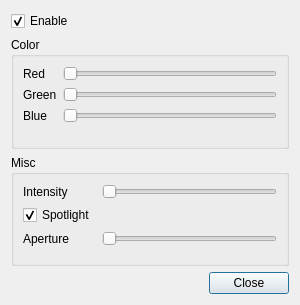
<?xml version="1.0" encoding="UTF-8"?>
<ui version="4.0">
 <class>LightDialog</class>
 <widget class="QDialog" name="LightDialog">
  <property name="geometry">
   <rect>
    <x>0</x>
    <y>0</y>
    <width>300</width>
    <height>305</height>
   </rect>
  </property>
  <property name="windowTitle">
   <string>Light Panel</string>
  </property>
  <layout class="QVBoxLayout" name="verticalLayout_2">
   <item>
    <widget class="QCheckBox" name="chkEnable">
     <property name="text">
      <string>Enable</string>
     </property>
     <property name="checked">
      <bool>true</bool>
     </property>
    </widget>
   </item>
   <item>
    <widget class="QGroupBox" name="pnlColor">
     <property name="title">
      <string>Color</string>
     </property>
     <layout class="QFormLayout" name="formLayout">
      <item row="0" column="0">
       <widget class="QLabel" name="lblRed">
        <property name="text">
         <string>Red</string>
        </property>
       </widget>
      </item>
      <item row="2" column="0">
       <widget class="QLabel" name="lblGreen">
        <property name="text">
         <string>Green</string>
        </property>
       </widget>
      </item>
      <item row="4" column="0">
       <widget class="QLabel" name="lblBlue">
        <property name="text">
         <string>Blue</string>
        </property>
       </widget>
      </item>
      <item row="0" column="1">
       <widget class="QSlider" name="sldRed">
        <property name="orientation">
         <enum>Qt::Horizontal</enum>
        </property>
       </widget>
      </item>
      <item row="2" column="1">
       <widget class="QSlider" name="sldGreen">
        <property name="orientation">
         <enum>Qt::Horizontal</enum>
        </property>
       </widget>
      </item>
      <item row="4" column="1">
       <widget class="QSlider" name="sldBlue">
        <property name="orientation">
         <enum>Qt::Horizontal</enum>
        </property>
       </widget>
      </item>
     </layout>
    </widget>
   </item>
   <item>
    <widget class="QGroupBox" name="pnlMisc">
     <property name="title">
      <string>Misc</string>
     </property>
     <layout class="QFormLayout" name="formLayout_2">
      <item row="0" column="0">
       <widget class="QLabel" name="lblIntensity">
        <property name="text">
         <string>Intensity</string>
        </property>
       </widget>
      </item>
      <item row="2" column="0">
       <widget class="QLabel" name="lblAperture">
        <property name="text">
         <string>Aperture</string>
        </property>
       </widget>
      </item>
      <item row="0" column="1">
       <widget class="QSlider" name="sldIntensity">
        <property name="orientation">
         <enum>Qt::Horizontal</enum>
        </property>
       </widget>
      </item>
      <item row="2" column="1">
       <widget class="QSlider" name="sldAperture">
        <property name="orientation">
         <enum>Qt::Horizontal</enum>
        </property>
       </widget>
      </item>
      <item row="1" column="0">
       <widget class="QCheckBox" name="chkSpot">
        <property name="text">
         <string>Spotlight</string>
        </property>
        <property name="checked">
         <bool>true</bool>
        </property>
       </widget>
      </item>
     </layout>
    </widget>
   </item>
   <item>
    <widget class="QDialogButtonBox" name="grpButtons">
     <property name="orientation">
      <enum>Qt::Horizontal</enum>
     </property>
     <property name="standardButtons">
      <set>QDialogButtonBox::Close</set>
     </property>
    </widget>
   </item>
  </layout>
 </widget>
 <tabstops>
  <tabstop>chkEnable</tabstop>
  <tabstop>sldRed</tabstop>
  <tabstop>sldGreen</tabstop>
  <tabstop>sldBlue</tabstop>
  <tabstop>sldIntensity</tabstop>
  <tabstop>chkSpot</tabstop>
  <tabstop>sldAperture</tabstop>
 </tabstops>
 <resources/>
 <connections>
  <connection>
   <sender>grpButtons</sender>
   <signal>accepted()</signal>
   <receiver>LightDialog</receiver>
   <slot>accept()</slot>
   <hints>
    <hint type="sourcelabel">
     <x>257</x>
     <y>290</y>
    </hint>
    <hint type="destinationlabel">
     <x>157</x>
     <y>274</y>
    </hint>
   </hints>
  </connection>
  <connection>
   <sender>grpButtons</sender>
   <signal>rejected()</signal>
   <receiver>LightDialog</receiver>
   <slot>reject()</slot>
   <hints>
    <hint type="sourcelabel">
     <x>308</x>
     <y>290</y>
    </hint>
    <hint type="destinationlabel">
     <x>286</x>
     <y>274</y>
    </hint>
   </hints>
  </connection>
 </connections>
</ui>
